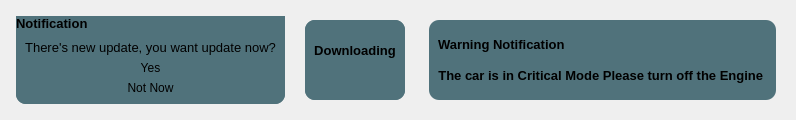
        <widget class="QWidget" name="widget" native="true">
         <property name="maximumSize">
          <size>
           <width>20000</width>
           <height>5000</height>
          </size>
         </property>
         <layout class="QHBoxLayout" name="horizontalLayout_9">
          <item>
           <widget class="QCustomSlideMenu" name="popupNotificationContainer" native="true">
            <property name="sizePolicy">
             <sizepolicy hsizetype="Preferred" vsizetype="Preferred">
              <horstretch>0</horstretch>
              <verstretch>0</verstretch>
             </sizepolicy>
            </property>
            <property name="minimumSize">
             <size>
              <width>0</width>
              <height>0</height>
             </size>
            </property>
            <property name="maximumSize">
             <size>
              <width>2000</width>
              <height>2000</height>
             </size>
            </property>
            <layout class="QVBoxLayout" name="verticalLayout_19">
             <property name="spacing">
              <number>0</number>
             </property>
             <property name="leftMargin">
              <number>5</number>
             </property>
             <property name="topMargin">
              <number>5</number>
             </property>
             <property name="rightMargin">
              <number>5</number>
             </property>
             <property name="bottomMargin">
              <number>5</number>
             </property>
             <item>
              <widget class="QCustomSlideMenu" name="popupNotificationSubContainer" native="true">
               <property name="sizePolicy">
                <sizepolicy hsizetype="Preferred" vsizetype="Preferred">
                 <horstretch>0</horstretch>
                 <verstretch>0</verstretch>
                </sizepolicy>
               </property>
               <property name="styleSheet">
                <string notr="true">background-color:#50727B; border-radius:10px;</string>
               </property>
               <layout class="QVBoxLayout" name="verticalLayout_20">
                <property name="spacing">
                 <number>0</number>
                </property>
                <property name="leftMargin">
                 <number>0</number>
                </property>
                <property name="topMargin">
                 <number>0</number>
                </property>
                <property name="rightMargin">
                 <number>0</number>
                </property>
                <property name="bottomMargin">
                 <number>0</number>
                </property>
                <item>
                 <widget class="QLabel" name="label_12">
                  <property name="font">
                   <font>
                    <pointsize>10</pointsize>
                    <weight>75</weight>
                    <bold>true</bold>
                   </font>
                  </property>
                  <property name="text">
                   <string>Notification</string>
                  </property>
                 </widget>
                </item>
                <item>
                 <widget class="QFrame" name="frame_8">
                  <property name="frameShape">
                   <enum>QFrame::StyledPanel</enum>
                  </property>
                  <property name="frameShadow">
                   <enum>QFrame::Raised</enum>
                  </property>
                  <layout class="QVBoxLayout" name="verticalLayout_21">
                   <item>
                    <widget class="QLabel" name="label_11">
                     <property name="sizePolicy">
                      <sizepolicy hsizetype="Expanding" vsizetype="Preferred">
                       <horstretch>0</horstretch>
                       <verstretch>0</verstretch>
                      </sizepolicy>
                     </property>
                     <property name="font">
                      <font>
                       <pointsize>10</pointsize>
                      </font>
                     </property>
                     <property name="text">
                      <string>There's new update, you want update now?</string>
                     </property>
                     <property name="alignment">
                      <set>Qt::AlignCenter</set>
                     </property>
                    </widget>
                   </item>
                   <item>
                    <widget class="QPushButton" name="YesResponse">
                     <property name="text">
                      <string>Yes</string>
                     </property>
                    </widget>
                   </item>
                   <item>
                    <widget class="QPushButton" name="NotNowResponse">
                     <property name="text">
                      <string>Not Now</string>
                     </property>
                    </widget>
                   </item>
                  </layout>
                 </widget>
                </item>
               </layout>
              </widget>
             </item>
            </layout>
           </widget>
          </item>
          <item>
           <widget class="QCustomSlideMenu" name="DownloadingNotification" native="true">
            <property name="maximumSize">
             <size>
              <width>500</width>
              <height>2000</height>
             </size>
            </property>
            <layout class="QVBoxLayout" name="verticalLayout_25">
             <item>
              <widget class="QCustomSlideMenu" name="DownloadingSubNotification" native="true">
               <property name="styleSheet">
                <string notr="true">background-color:#50727B; border-radius:10px;</string>
               </property>
               <layout class="QVBoxLayout" name="verticalLayout_26">
                <property name="spacing">
                 <number>0</number>
                </property>
                <property name="leftMargin">
                 <number>0</number>
                </property>
                <property name="topMargin">
                 <number>0</number>
                </property>
                <property name="rightMargin">
                 <number>0</number>
                </property>
                <property name="bottomMargin">
                 <number>0</number>
                </property>
                <item>
                 <widget class="QFrame" name="frame_10">
                  <property name="maximumSize">
                   <size>
                    <width>150</width>
                    <height>300</height>
                   </size>
                  </property>
                  <property name="frameShape">
                   <enum>QFrame::StyledPanel</enum>
                  </property>
                  <property name="frameShadow">
                   <enum>QFrame::Raised</enum>
                  </property>
                  <layout class="QVBoxLayout" name="verticalLayout_27">
                   <item>
                    <widget class="QLabel" name="label_13">
                     <property name="font">
                      <font>
                       <pointsize>10</pointsize>
                       <weight>75</weight>
                       <bold>true</bold>
                      </font>
                     </property>
                     <property name="text">
                      <string>Downloading</string>
                     </property>
                     <property name="alignment">
                      <set>Qt::AlignCenter</set>
                     </property>
                    </widget>
                   </item>
                   <item>
                    <widget class="QPushButton" name="pushButton">
                     <property name="sizePolicy">
                      <sizepolicy hsizetype="Expanding" vsizetype="Fixed">
                       <horstretch>0</horstretch>
                       <verstretch>0</verstretch>
                      </sizepolicy>
                     </property>
                     <property name="text">
                      <string/>
                     </property>
                     <property name="icon">
                      <iconset resource="resources.qrc">
                       <normaloff>:/Icons/Icons/download.svg</normaloff>:/Icons/Icons/download.svg</iconset>
                     </property>
                     <property name="iconSize">
                      <size>
                       <width>40</width>
                       <height>40</height>
                      </size>
                     </property>
                    </widget>
                   </item>
                  </layout>
                 </widget>
                </item>
               </layout>
              </widget>
             </item>
            </layout>
           </widget>
          </item>
          <item>
           <widget class="QCustomSlideMenu" name="CriticalModeNotification" native="true">
            <property name="maximumSize">
             <size>
              <width>1500</width>
              <height>2000</height>
             </size>
            </property>
            <layout class="QVBoxLayout" name="verticalLayout_22">
             <item>
              <widget class="QCustomSlideMenu" name="CriticalModeSubNotification" native="true">
               <property name="styleSheet">
                <string notr="true">background-color:#50727B; border-radius:10px;</string>
               </property>
               <layout class="QVBoxLayout" name="verticalLayout_23">
                <item>
                 <widget class="QFrame" name="frame_9">
                  <property name="frameShape">
                   <enum>QFrame::StyledPanel</enum>
                  </property>
                  <property name="frameShadow">
                   <enum>QFrame::Raised</enum>
                  </property>
                  <layout class="QVBoxLayout" name="verticalLayout_24">
                   <property name="spacing">
                    <number>0</number>
                   </property>
                   <property name="leftMargin">
                    <number>0</number>
                   </property>
                   <property name="topMargin">
                    <number>0</number>
                   </property>
                   <property name="rightMargin">
                    <number>0</number>
                   </property>
                   <property name="bottomMargin">
                    <number>0</number>
                   </property>
                   <item>
                    <widget class="QLabel" name="label_9">
                     <property name="font">
                      <font>
                       <pointsize>10</pointsize>
                       <weight>75</weight>
                       <bold>true</bold>
                      </font>
                     </property>
                     <property name="text">
                      <string>Warning Notification</string>
                     </property>
                    </widget>
                   </item>
                   <item>
                    <widget class="QLabel" name="label_10">
                     <property name="font">
                      <font>
                       <pointsize>10</pointsize>
                       <weight>75</weight>
                       <bold>true</bold>
                      </font>
                     </property>
                     <property name="text">
                      <string>&lt;html&gt;&lt;head/&gt;&lt;body&gt;&lt;p&gt;The car is in Critical Mode Please turn off the Engine &lt;/p&gt;&lt;/body&gt;&lt;/html&gt;</string>
                     </property>
                     <property name="alignment">
                      <set>Qt::AlignCenter</set>
                     </property>
                    </widget>
                   </item>
                  </layout>
                 </widget>
                </item>
               </layout>
              </widget>
             </item>
            </layout>
           </widget>
          </item>
         </layout>
        </widget>
